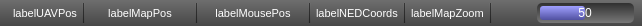
    <widget class="QFrame" name="frameStatusBar">
     <property name="sizePolicy">
      <sizepolicy hsizetype="Expanding" vsizetype="Preferred">
       <horstretch>0</horstretch>
       <verstretch>0</verstretch>
      </sizepolicy>
     </property>
     <property name="minimumSize">
      <size>
       <width>0</width>
       <height>0</height>
      </size>
     </property>
     <property name="maximumSize">
      <size>
       <width>16777215</width>
       <height>25</height>
      </size>
     </property>
     <property name="contextMenuPolicy">
      <enum>Qt::NoContextMenu</enum>
     </property>
     <property name="styleSheet">
      <string notr="true">QFrame{
background-color: qlineargradient(spread:pad, x1:0.5, y1:0, x2:0.5, y2:1, stop:0 rgba(110, 110, 110, 255), stop:1 rgba(71, 71, 71, 255));
color: rgba(0, 0, 0, 128);
}

QLabel {
background-color: transparent;
/* background-color: qlineargradient(spread:pad, x1:0.5, y1:0, x2:0.5, y2:1, stop:0 rgba(0, 0, 0, 80), stop:1 rgba(0, 0, 0, 80)); */
color: rgb(255, 255, 255);
/*border: 1px solid black;*/
border: none;
border-radius: 2px;
}
</string>
     </property>
     <property name="frameShape">
      <enum>QFrame::NoFrame</enum>
     </property>
     <property name="frameShadow">
      <enum>QFrame::Plain</enum>
     </property>
     <layout class="QHBoxLayout" name="horizontalLayout">
      <property name="spacing">
       <number>0</number>
      </property>
      <property name="leftMargin">
       <number>0</number>
      </property>
      <property name="topMargin">
       <number>3</number>
      </property>
      <property name="rightMargin">
       <number>0</number>
      </property>
      <property name="bottomMargin">
       <number>3</number>
      </property>
      <item>
       <layout class="QHBoxLayout" name="layoutWidgetStatusBar">
        <property name="spacing">
         <number>5</number>
        </property>
        <property name="leftMargin">
         <number>3</number>
        </property>
        <property name="rightMargin">
         <number>8</number>
        </property>
        <item>
         <spacer name="horizontalSpacer_7">
          <property name="orientation">
           <enum>Qt::Horizontal</enum>
          </property>
          <property name="sizeType">
           <enum>QSizePolicy::Fixed</enum>
          </property>
          <property name="sizeHint" stdset="0">
           <size>
            <width>10</width>
            <height>20</height>
           </size>
          </property>
         </spacer>
        </item>
        <item>
         <widget class="QLabel" name="labelUAVPos">
          <property name="sizePolicy">
           <sizepolicy hsizetype="Preferred" vsizetype="Preferred">
            <horstretch>0</horstretch>
            <verstretch>0</verstretch>
           </sizepolicy>
          </property>
          <property name="font">
           <font>
            <pointsize>8</pointsize>
            <weight>50</weight>
            <italic>false</italic>
            <bold>false</bold>
            <kerning>true</kerning>
           </font>
          </property>
          <property name="toolTip">
           <string>UAV position</string>
          </property>
          <property name="styleSheet">
           <string notr="true"/>
          </property>
          <property name="frameShape">
           <enum>QFrame::NoFrame</enum>
          </property>
          <property name="frameShadow">
           <enum>QFrame::Plain</enum>
          </property>
          <property name="text">
           <string>labelUAVPos</string>
          </property>
          <property name="alignment">
           <set>Qt::AlignCenter</set>
          </property>
          <property name="margin">
           <number>0</number>
          </property>
         </widget>
        </item>
        <item>
         <widget class="Line" name="line_3">
          <property name="frameShadow">
           <enum>QFrame::Plain</enum>
          </property>
          <property name="lineWidth">
           <number>1</number>
          </property>
          <property name="orientation">
           <enum>Qt::Vertical</enum>
          </property>
         </widget>
        </item>
        <item>
         <widget class="QLabel" name="labelMapPos">
          <property name="sizePolicy">
           <sizepolicy hsizetype="Preferred" vsizetype="Preferred">
            <horstretch>0</horstretch>
            <verstretch>0</verstretch>
           </sizepolicy>
          </property>
          <property name="minimumSize">
           <size>
            <width>100</width>
            <height>0</height>
           </size>
          </property>
          <property name="font">
           <font>
            <pointsize>8</pointsize>
            <weight>50</weight>
            <italic>false</italic>
            <bold>false</bold>
            <kerning>true</kerning>
           </font>
          </property>
          <property name="toolTip">
           <string>Map position</string>
          </property>
          <property name="styleSheet">
           <string notr="true"/>
          </property>
          <property name="frameShape">
           <enum>QFrame::NoFrame</enum>
          </property>
          <property name="text">
           <string>labelMapPos</string>
          </property>
          <property name="alignment">
           <set>Qt::AlignCenter</set>
          </property>
          <property name="margin">
           <number>0</number>
          </property>
         </widget>
        </item>
        <item>
         <widget class="Line" name="line_4">
          <property name="frameShadow">
           <enum>QFrame::Plain</enum>
          </property>
          <property name="orientation">
           <enum>Qt::Vertical</enum>
          </property>
         </widget>
        </item>
        <item>
         <widget class="QLabel" name="labelMousePos">
          <property name="sizePolicy">
           <sizepolicy hsizetype="Preferred" vsizetype="Preferred">
            <horstretch>0</horstretch>
            <verstretch>0</verstretch>
           </sizepolicy>
          </property>
          <property name="minimumSize">
           <size>
            <width>100</width>
            <height>0</height>
           </size>
          </property>
          <property name="font">
           <font>
            <pointsize>8</pointsize>
            <weight>50</weight>
            <italic>false</italic>
            <bold>false</bold>
            <kerning>true</kerning>
           </font>
          </property>
          <property name="toolTip">
           <string>Mouse position</string>
          </property>
          <property name="styleSheet">
           <string notr="true"/>
          </property>
          <property name="frameShape">
           <enum>QFrame::NoFrame</enum>
          </property>
          <property name="frameShadow">
           <enum>QFrame::Plain</enum>
          </property>
          <property name="text">
           <string>labelMousePos</string>
          </property>
          <property name="scaledContents">
           <bool>false</bool>
          </property>
          <property name="alignment">
           <set>Qt::AlignCenter</set>
          </property>
          <property name="margin">
           <number>0</number>
          </property>
         </widget>
        </item>
        <item>
         <widget class="Line" name="line">
          <property name="frameShadow">
           <enum>QFrame::Plain</enum>
          </property>
          <property name="orientation">
           <enum>Qt::Vertical</enum>
          </property>
         </widget>
        </item>
        <item>
         <widget class="QLabel" name="labelNEDCoords">
          <property name="font">
           <font>
            <pointsize>8</pointsize>
            <weight>50</weight>
            <bold>false</bold>
           </font>
          </property>
          <property name="text">
           <string>labelNEDCoords</string>
          </property>
         </widget>
        </item>
        <item>
         <widget class="Line" name="line_5">
          <property name="frameShadow">
           <enum>QFrame::Plain</enum>
          </property>
          <property name="orientation">
           <enum>Qt::Vertical</enum>
          </property>
         </widget>
        </item>
        <item>
         <widget class="QLabel" name="labelMapZoom">
          <property name="font">
           <font>
            <pointsize>8</pointsize>
           </font>
          </property>
          <property name="text">
           <string>labelMapZoom</string>
          </property>
         </widget>
        </item>
        <item>
         <widget class="Line" name="line_2">
          <property name="frameShadow">
           <enum>QFrame::Plain</enum>
          </property>
          <property name="orientation">
           <enum>Qt::Vertical</enum>
          </property>
         </widget>
        </item>
        <item>
         <spacer name="horizontalSpacer_3">
          <property name="orientation">
           <enum>Qt::Horizontal</enum>
          </property>
          <property name="sizeHint" stdset="0">
           <size>
            <width>40</width>
            <height>20</height>
           </size>
          </property>
         </spacer>
        </item>
        <item>
         <widget class="QProgressBar" name="progressBarMap">
          <property name="sizePolicy">
           <sizepolicy hsizetype="MinimumExpanding" vsizetype="Preferred">
            <horstretch>0</horstretch>
            <verstretch>0</verstretch>
           </sizepolicy>
          </property>
          <property name="minimumSize">
           <size>
            <width>40</width>
            <height>0</height>
           </size>
          </property>
          <property name="maximumSize">
           <size>
            <width>100</width>
            <height>16777215</height>
           </size>
          </property>
          <property name="autoFillBackground">
           <bool>false</bool>
          </property>
          <property name="styleSheet">
           <string notr="true">QProgressBar {
border: none;
border-radius: 5px;
padding: 3px;
background-color: qlineargradient(spread:pad, x1:0.5, y1:0, x2:0.5, y2:1, stop:0 rgba(48, 48, 48, 255), stop:1 rgba(120, 120, 120, 255));
color: rgb(255, 255, 255);
}
QProgressBar::chunk {
background-color: rgb(85, 85, 255);
background-color: qlineargradient(spread:pad, x1:0.5, y1:0, x2:0.5, y2:1, stop:0 rgba(160, 160, 255, 255), stop:1 rgba(80, 80, 160, 255));
border: none;
border-radius: 3px;
}</string>
          </property>
          <property name="value">
           <number>50</number>
          </property>
          <property name="alignment">
           <set>Qt::AlignCenter</set>
          </property>
          <property name="textVisible">
           <bool>true</bool>
          </property>
          <property name="invertedAppearance">
           <bool>false</bool>
          </property>
          <property name="format">
           <string>%v</string>
          </property>
         </widget>
        </item>
       </layout>
      </item>
     </layout>
    </widget>
